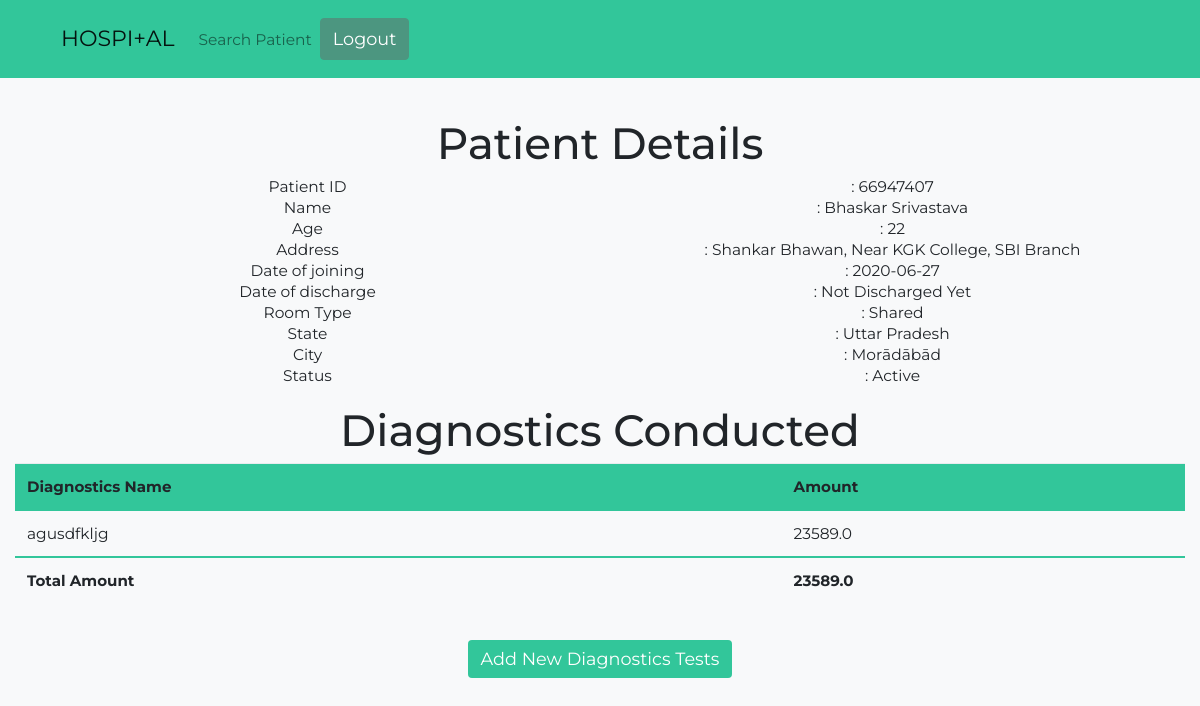
/show_patient_details?patient_id=66947407 (signed in), run on an earlier commit of the app's database.
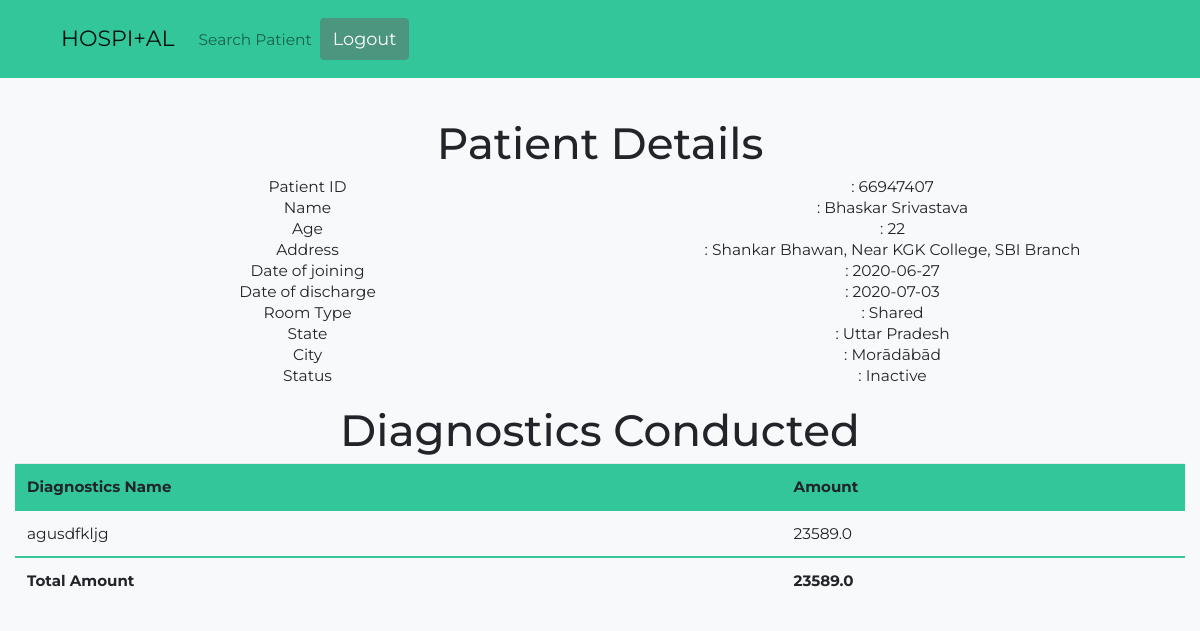
And on a later commit of the database.
### hms/models.py (models this page shows, shortened)
class Patient(db.Model):
	ssn = db.Column(db.Integer, nullable=False)
	patient_id = db.Column(db.Integer, primary_key=True)
	patient_name = db.Column(db.String(20), nullable=False)
	patient_address = db.Column(db.String(100), nullable=False)
	patient_age = db.Column(db.Integer, nullable=False)
	patient_DOJ = db.Column(db.Date, nullable=False)
	patient_DOD = db.Column(db.Date, nullable=True)
	patient_room_type = db.Column(db.String(10), nullable=False)
	patient_state = db.Column(db.String(20), nullable=False)
	patient_city = db.Column(db.String(20), nullable=False)
	patient_status = db.Column(db.String(10), nullable=False)
	medicines = db.relationship('Medicine', backref='patient', lazy=True)
	diagnostics = db.relationship('Diagnostics', backref='patient', lazy=True)

class Diagnostics(db.Model):
	diagnostics_id = db.Column(db.Integer, primary_key=True)
	diagnostics_name = db.Column(db.String(20), nullable=False)
	diagnostics_amount = db.Column(db.Float, nullable=False)
	patient_id = db.Column(db.Integer, db.ForeignKey('patient.patient_id'), nullable=False)

### hms/routes.py (the view)
@app.route('/show_patient_details')
def show_patient_details():
	if not session.get('USER_ID'):
		flash("Login First to view patient's details!!!", category="danger")
		return redirect(url_for('login'))
	else:
		patient_id = request.args.get('patient_id', None, type=int)
		if not patient_id:
			flash("Patient Not Found!!!", category="danger")
			return redirect(url_for('search_patient'))
		else:
			patient = Patient.query.filter_by(patient_id=patient_id).first()
			if not patient:
				flash("Patient Not Found!!!", category="danger")
				return redirect(url_for('search_patient'))
			else:
				med_total_amount = 0
				diag_total_amount = 0
				for medicine in patient.medicines:
					med_total_amount += medicine.medicine_amount
				for diagnostic in patient.diagnostics:
					diag_total_amount += diagnostic.diagnostics_amount
				return render_template('show_patient_details.html', title="Patient Details", patient=patient, med_total_amount=med_total_amount, diag_total_amount=diag_total_amount)

### hms/templates/show_patient_details.html (shortened to what this page needs)
{% extends 'layout.html' %}
{% block content %}
<section>
	<h1>Patient Details</h1>
	<div class="row">
		<div class="col">
			Patient ID <br>
			Name <br>
			Age	<br>
			Address <br>
			Date of joining <br>
			Date of discharge <br>
			Room Type <br>
			State <br>
			City <br>
			Status <br>
		</div>
		<div class="col pr-auto">
			: {{ patient.patient_id }} <br>
			: {{ patient.patient_name }} <br>
			: {{ patient.patient_age }} <br>
			: {{ patient.patient_address }} <br>
			: {{ patient.patient_DOJ }} <br>
			{% if patient.patient_DOD.strftime("%Y-%B-%d") == "3000-January-01" %}
			: Not Discharged Yet <br>
			{% else %}
			: {{ patient.patient_DOD }} <br>
			{% endif %}
			: {{ patient.patient_room_type }} <br>
			: {{ patient.patient_state }} <br>
			: {{ patient.patient_city }} <br>
			: {{ patient.patient_status }} <br>
		</div>
	</div>
	<br>
</section>
{% if session.get('ROLE') == "adm_desk" or session.get('ROLE') == "diag" %}
<section>
	<h1>Diagnostics Conducted</h1>
	<div class="row">
		<table class="table">
			<tr class="table-primary" >
				<th style="background-color: #32c69a;">Diagnostics Name</th>
				<th style="background-color: #32c69a;">Amount</th>
			</tr>
			{% for diagnostics in patient.diagnostics %}
			<tr style="border-top: 2px solid #32c69a">
				<td>{{ diagnostics.diagnostics_name }}</td>
				<td>{{ diagnostics.diagnostics_amount }}</td>
			</tr>
			{% endfor %}
			<tr style="border-top: 2px solid #32c69a">
				<th>Total Amount</th>
				<th>{{ diag_total_amount }}</th>
			</tr>
		</table>
	</div>
	<br>
	{% if session.get('ROLE') == "diag" %}
		{% if patient.patient_status.lower() != "inactive" %}
			<div>
				<a class="btn btn btn-outline buttons" href="{{ url_for('add_diagnostics_test', patient_id=patient.patient_id) }}">Add New Diagnostics Tests</a>
			</div>
			<br>
		{% endif %}
	{% endif %}
</section>
{% endif %}
{% endblock content %}

### hms/templates/layout.html (shortened to what this page needs)
<!DOCTYPE html>
<html>
<head>
	<link rel="stylesheet" href="https://stackpath.bootstrapcdn.com/bootstrap/4.5.0/css/bootstrap.min.css">
	<link rel="stylesheet" type="text/css" href="{{ url_for('static', filename='main.css') }}">
	<link rel="stylesheet" type="text/css" href="{{ url_for('static', filename='styles/bootstrap4/bootstrap.min.css') }}">
	<link href="{{ url_for('static', filename='plugins/font-awesome-4.7.0/css/font-awesome.min.css') }}" rel="stylesheet" type="text/css">
	<link rel="stylesheet" type="text/css" href="{{ url_for('static', filename='plugins/OwlCarousel2-2.2.1/owl.carousel.css') }}">
	<link rel="stylesheet" type="text/css" href="{{ url_for('static', filename='plugins/OwlCarousel2-2.2.1/owl.theme.default.css') }}">
	<link rel="stylesheet" type="text/css" href="{{ url_for('static', filename='plugins/OwlCarousel2-2.2.1/animate.css') }}">
	<link rel="stylesheet" type="text/css" href="{{ url_for('static', filename='styles/main_styles.css') }}">
	<link rel="stylesheet" type="text/css" href="{{ url_for('static', filename='styles/responsive.css') }}">
</head>
<body style="background-color:#f8f9fa">
	<div class="header_nav" id="header_nav_pin">
					<div class="header_nav_inner">
						<div class="header_nav_container">
							<div class="container" >
								<div class="row">
									<div class="col">
										<div class="header_nav_content d-flex flex-row align-items-center justify-content-start">
											<nav class="navbar navbar-expand-lg navbar-light">
												<div class="container pt-3 pb-3">
													<a class="navbar-brand" href="#">HOSPI+AL</a>
													{% if session.get('USER_ID') %}
													<div class="collapse navbar-collapse" id="navbarSupportedContent">
														<ul class="navbar-nav mr-auto">
															<li class="nav-item">
																<a class="nav-link" href="{{ url_for('search_patient') }}">Search Patient</a>
															</li>
														</ul>
														<a class="btn buttons pt-2 pb-2 ml-auto" href="{{ url_for('logout') }}" style="border: 1px solid #4c9680; background-color: #4c9680">Logout</a>
													</div>
													{% else %}
													<a class="btn buttons pt-2 pb-2 ml-auto" href="{{ url_for('login') }}" style="border: 1px solid #4c9680; background-color: #4c9680">Login</a>
													{% endif %}
												</div>
											</nav>
										</div>
									</div>
								</div>
							</div>
						</div>
					</div>
				</div>
	<div class="container" align="center">
		<br> <br>
		{% block content %}
		{% endblock content %}
	</div>
</body>
</html>

### hms/static/main.css (style rules this page uses)
div { font-size-adjust: 0.58; }
.buttons { color: #fff; background-color: #32c69a; border-color: 1px solid #000; }

### hms/static/styles/main_styles.css (style rules this page uses)
* { margin: 0; padding: 0; -webkit-font-smoothing: antialiased; -webkit-text-shadow: rgba(0,0,0,.01) 0 0 1px; text-shadow: rgba(0,0,0,.01) 0 0 1px; }
body { font-family: 'Montserrat', sans-serif; font-size: 14px; font-weight: 400; background: #FFFFFF; #color: #a5a5a5; }
div { display: block; position: relative; -webkit-box-sizing: border-box; -moz-box-sizing: border-box; box-sizing: border-box; }
ul { list-style: none; margin-bottom: 0px; }
a, a:hover, a:visited, a:active, a:link { text-decoration: none; -webkit-font-smoothing: antialiased; -webkit-text-shadow: rgba(0,0,0,.01) 0 0 1px; text-shadow: rgba(0,0,0,.01) 0 0 1px; }
h1 { font-size: 40px; }
h1, h2, h3, h4, h5, h6 { font-family: 'Montserrat', sans-serif; -webkit-font-smoothing: antialiased; -webkit-text-shadow: rgba(0,0,0,.01) 0 0 1px; text-shadow: rgba(0,0,0,.01) 0 0 1px; }
section { display: block; position: relative; box-sizing: border-box; }
.header_nav { z-index: 2; }
.header_nav_inner { width: 100%; }
.header_nav_container { z-index: 1; background: #32c69a; }
.header_nav_content { height: 78px; }

What changed in the data, as far as the page shows it:
changed Patient "Bhaskar Srivastava": patient_DOD (not shown) → "2020-07-03"; patient_status "Active" → "Inactive"
Also different on the page:
text no longer shown: ": Not Discharged Yet Add New Diagnostics Tests"
